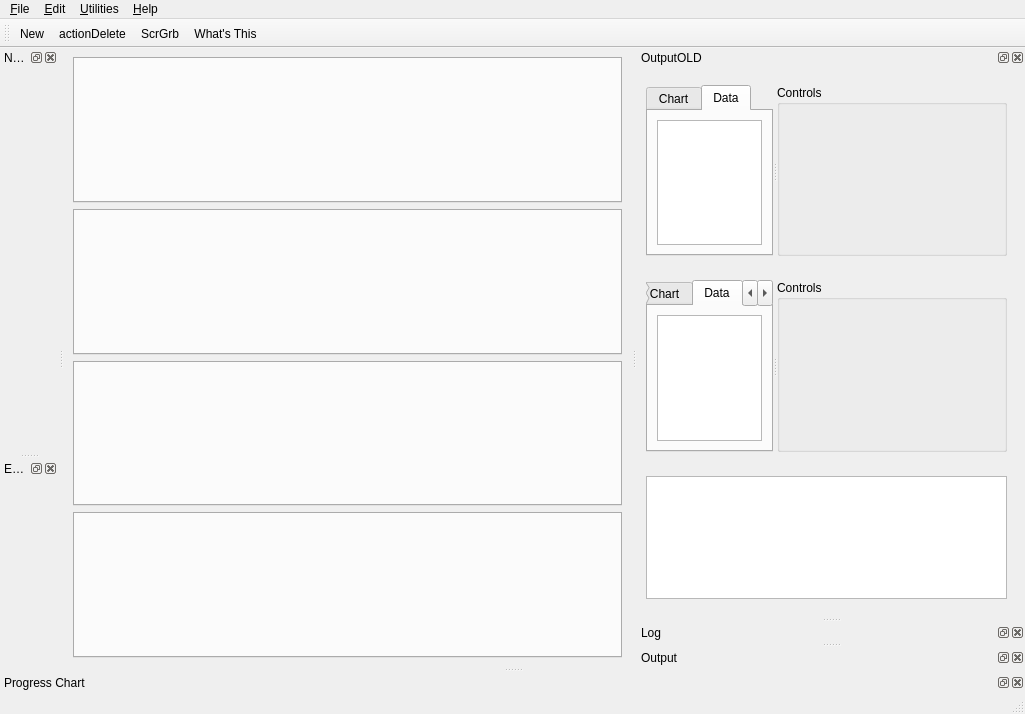
<?xml version="1.0" encoding="UTF-8"?>
<ui version="4.0">
 <class>nmfMainWindow</class>
 <widget class="QMainWindow" name="nmfMainWindow">
  <property name="geometry">
   <rect>
    <x>0</x>
    <y>0</y>
    <width>1025</width>
    <height>714</height>
   </rect>
  </property>
  <property name="windowTitle">
   <string>MSVPA_X2</string>
  </property>
  <widget class="QWidget" name="CentralWidget">
   <property name="minimumSize">
    <size>
     <width>400</width>
     <height>400</height>
    </size>
   </property>
   <layout class="QVBoxLayout" name="verticalLayout_29">
    <item>
     <widget class="QTabWidget" name="ForecastInputTabWidget">
      <property name="sizePolicy">
       <sizepolicy hsizetype="Preferred" vsizetype="Expanding">
        <horstretch>0</horstretch>
        <verstretch>0</verstretch>
       </sizepolicy>
      </property>
      <property name="maximumSize">
       <size>
        <width>16777215</width>
        <height>16777215</height>
       </size>
      </property>
      <property name="toolTip">
       <string/>
      </property>
      <property name="statusTip">
       <string/>
      </property>
      <property name="currentIndex">
       <number>-1</number>
      </property>
     </widget>
    </item>
    <item>
     <widget class="QTabWidget" name="MSVPAInputTabWidget">
      <property name="maximumSize">
       <size>
        <width>16777215</width>
        <height>16777215</height>
       </size>
      </property>
      <property name="toolTip">
       <string/>
      </property>
      <property name="statusTip">
       <string/>
      </property>
      <property name="currentIndex">
       <number>-1</number>
      </property>
     </widget>
    </item>
    <item>
     <widget class="QTabWidget" name="SSVPAInputTabWidget">
      <property name="enabled">
       <bool>true</bool>
      </property>
      <property name="maximumSize">
       <size>
        <width>16777215</width>
        <height>16777215</height>
       </size>
      </property>
      <property name="toolTip">
       <string/>
      </property>
      <property name="statusTip">
       <string/>
      </property>
      <property name="currentIndex">
       <number>-1</number>
      </property>
      <property name="documentMode">
       <bool>false</bool>
      </property>
      <property name="tabsClosable">
       <bool>false</bool>
      </property>
      <property name="movable">
       <bool>true</bool>
      </property>
     </widget>
    </item>
    <item>
     <widget class="QTabWidget" name="SetupInputTabWidget">
      <property name="maximumSize">
       <size>
        <width>16777215</width>
        <height>16777215</height>
       </size>
      </property>
      <property name="focusPolicy">
       <enum>Qt::TabFocus</enum>
      </property>
      <property name="whatsThis">
       <string/>
      </property>
      <property name="currentIndex">
       <number>-1</number>
      </property>
     </widget>
    </item>
   </layout>
  </widget>
  <widget class="QMenuBar" name="menubar">
   <property name="geometry">
    <rect>
     <x>0</x>
     <y>0</y>
     <width>1025</width>
     <height>22</height>
    </rect>
   </property>
   <widget class="QMenu" name="menuFile">
    <property name="title">
     <string>&amp;File</string>
    </property>
    <addaction name="actionNew"/>
    <addaction name="actionOpenProject"/>
    <addaction name="separator"/>
    <addaction name="actionSaveToDatabase"/>
    <addaction name="actionSaveOutputChart"/>
    <addaction name="actionSaveOutputData"/>
    <addaction name="separator"/>
    <addaction name="actionImportDatabase"/>
    <addaction name="actionExportDatabase"/>
    <addaction name="actionReloadCSVFiles"/>
    <addaction name="separator"/>
    <addaction name="actionPreferences"/>
    <addaction name="separator"/>
    <addaction name="actionQuit"/>
   </widget>
   <widget class="QMenu" name="menuEdit">
    <property name="title">
     <string>&amp;Edit</string>
    </property>
    <addaction name="actionClear"/>
    <addaction name="actionCopy"/>
    <addaction name="actionPaste"/>
    <addaction name="actionPasteAll"/>
    <addaction name="separator"/>
    <addaction name="actionSelectAll"/>
    <addaction name="actionDeselectAll"/>
   </widget>
   <widget class="QMenu" name="menuHelp">
    <property name="title">
     <string>&amp;Help</string>
    </property>
    <addaction name="actionAbout"/>
   </widget>
   <widget class="QMenu" name="menuData">
    <property name="title">
     <string>&amp;Utilities</string>
    </property>
    <addaction name="separator"/>
    <addaction name="actionCreateTables"/>
    <addaction name="separator"/>
    <addaction name="actionShowTableNames"/>
    <addaction name="separator"/>
    <addaction name="actionClearSSVPANonSpeciesTables"/>
    <addaction name="actionClearMSVPATables"/>
    <addaction name="actionClearForecastTables"/>
    <addaction name="separator"/>
    <addaction name="actionClearAllNonSpeciesTables"/>
    <addaction name="actionClearAllTables"/>
    <addaction name="separator"/>
   </widget>
   <addaction name="menuFile"/>
   <addaction name="menuEdit"/>
   <addaction name="menuData"/>
   <addaction name="menuHelp"/>
  </widget>
  <widget class="QStatusBar" name="statusbar"/>
  <widget class="QDockWidget" name="NavigatorDockWidget">
   <property name="windowTitle">
    <string>Navigator</string>
   </property>
   <attribute name="dockWidgetArea">
    <number>1</number>
   </attribute>
   <widget class="QWidget" name="dockWidgetContents">
    <layout class="QVBoxLayout" name="verticalLayout"/>
   </widget>
  </widget>
  <widget class="QDockWidget" name="OutputDockWidgetOLD">
   <property name="sizePolicy">
    <sizepolicy hsizetype="Preferred" vsizetype="Expanding">
     <horstretch>0</horstretch>
     <verstretch>0</verstretch>
    </sizepolicy>
   </property>
   <property name="windowTitle">
    <string>OutputOLD</string>
   </property>
   <attribute name="dockWidgetArea">
    <number>2</number>
   </attribute>
   <widget class="QWidget" name="dockWidgetContents_3">
    <layout class="QVBoxLayout" name="verticalLayout_89">
     <item>
      <widget class="QWidget" name="SSVPAOutputWOLD" native="true">
       <layout class="QVBoxLayout" name="verticalLayout_87">
        <property name="leftMargin">
         <number>0</number>
        </property>
        <item>
         <widget class="QSplitter" name="splitter_4">
          <property name="orientation">
           <enum>Qt::Horizontal</enum>
          </property>
          <widget class="QTabWidget" name="SSVPAOutputTabWidgetOLD">
           <property name="currentIndex">
            <number>1</number>
           </property>
           <widget class="QWidget" name="SSVPAOutputChartTabOLD">
            <attribute name="title">
             <string>Chart</string>
            </attribute>
           </widget>
           <widget class="QWidget" name="SSVPADataTabOLD">
            <attribute name="title">
             <string>Data</string>
            </attribute>
            <layout class="QVBoxLayout" name="verticalLayout_13">
             <item>
              <widget class="QTextEdit" name="SSVPAOutputTEOLD">
               <property name="font">
                <font>
                 <family>Monospace</family>
                </font>
               </property>
              </widget>
             </item>
            </layout>
           </widget>
          </widget>
          <widget class="QGroupBox" name="SSVPAOutputControlsGBOLD">
           <property name="sizePolicy">
            <sizepolicy hsizetype="Fixed" vsizetype="Expanding">
             <horstretch>0</horstretch>
             <verstretch>0</verstretch>
            </sizepolicy>
           </property>
           <property name="minimumSize">
            <size>
             <width>230</width>
             <height>0</height>
            </size>
           </property>
           <property name="maximumSize">
            <size>
             <width>230</width>
             <height>16777215</height>
            </size>
           </property>
           <property name="title">
            <string>Controls</string>
           </property>
          </widget>
         </widget>
        </item>
       </layout>
      </widget>
     </item>
     <item>
      <widget class="QWidget" name="MSVPAOutputWOLD" native="true">
       <layout class="QVBoxLayout" name="verticalLayout_3">
        <property name="leftMargin">
         <number>0</number>
        </property>
        <item>
         <widget class="QSplitter" name="splitter_5">
          <property name="orientation">
           <enum>Qt::Horizontal</enum>
          </property>
          <widget class="QTabWidget" name="MSVPAOutputTabWidget">
           <property name="currentIndex">
            <number>1</number>
           </property>
           <widget class="QWidget" name="MSVPAOutputChartTab">
            <property name="toolTip">
             <string>This tab shows the chart corresponding to the selected chart type.</string>
            </property>
            <property name="statusTip">
             <string>This tab shows the chart corresponding to the selected chart type.</string>
            </property>
            <attribute name="title">
             <string>Chart</string>
            </attribute>
           </widget>
           <widget class="QWidget" name="MSVPAOutputDataTab">
            <property name="toolTip">
             <string>This tab shows the data corresponding to the selected chart.</string>
            </property>
            <property name="statusTip">
             <string>This tab shows the data corresponding to the selected chart.</string>
            </property>
            <attribute name="title">
             <string>Data</string>
            </attribute>
            <layout class="QVBoxLayout" name="verticalLayout_63">
             <item>
              <widget class="QTableWidget" name="ChartDataTbW">
               <attribute name="verticalHeaderMinimumSectionSize">
                <number>21</number>
               </attribute>
              </widget>
             </item>
            </layout>
           </widget>
           <widget class="QWidget" name="MSVPAOutputBenchmarksTab">
            <attribute name="title">
             <string>Benchmarks</string>
            </attribute>
            <layout class="QVBoxLayout" name="verticalLayout_73">
             <item>
              <widget class="QTableWidget" name="ChartBenchmarksTbW"/>
             </item>
            </layout>
           </widget>
          </widget>
          <widget class="QGroupBox" name="MSVPAOutputControlsGB">
           <property name="sizePolicy">
            <sizepolicy hsizetype="Fixed" vsizetype="Expanding">
             <horstretch>0</horstretch>
             <verstretch>0</verstretch>
            </sizepolicy>
           </property>
           <property name="minimumSize">
            <size>
             <width>230</width>
             <height>0</height>
            </size>
           </property>
           <property name="maximumSize">
            <size>
             <width>230</width>
             <height>16777215</height>
            </size>
           </property>
           <property name="title">
            <string>Controls</string>
           </property>
          </widget>
         </widget>
        </item>
       </layout>
      </widget>
     </item>
     <item>
      <widget class="QWidget" name="SetupOutputW" native="true">
       <layout class="QVBoxLayout" name="verticalLayout_88">
        <property name="leftMargin">
         <number>0</number>
        </property>
        <item>
         <widget class="QTextEdit" name="SetupOutputTEOld">
          <property name="toolTip">
           <string>Shows the output from the Setup procedure.</string>
          </property>
          <property name="statusTip">
           <string>Shows the output from the Setup procedure.</string>
          </property>
          <property name="whatsThis">
           <string>&lt;html&gt;&lt;head/&gt;&lt;body&gt;&lt;p align=&quot;center&quot;&gt;&lt;span style=&quot; font-weight:600;&quot;&gt;Setup Output&lt;/span&gt;&lt;/p&gt;&lt;p&gt;This window shows a recap of the data entered into MSVPA_X2 during the Setup process.&lt;br/&gt;&lt;/p&gt;&lt;/body&gt;&lt;/html&gt;</string>
          </property>
          <property name="readOnly">
           <bool>true</bool>
          </property>
         </widget>
        </item>
       </layout>
      </widget>
     </item>
    </layout>
   </widget>
  </widget>
  <widget class="QDockWidget" name="ProgressDockWidget">
   <property name="windowTitle">
    <string>Progress Chart</string>
   </property>
   <attribute name="dockWidgetArea">
    <number>8</number>
   </attribute>
   <widget class="QWidget" name="ProgressWidget"/>
  </widget>
  <widget class="QToolBar" name="toolBar">
   <property name="windowTitle">
    <string>toolBar</string>
   </property>
   <attribute name="toolBarArea">
    <enum>TopToolBarArea</enum>
   </attribute>
   <attribute name="toolBarBreak">
    <bool>false</bool>
   </attribute>
   <addaction name="actionNew"/>
   <addaction name="actionDelete"/>
   <addaction name="actionScrGrb"/>
   <addaction name="actionWhatsThis"/>
  </widget>
  <widget class="QDockWidget" name="LogDockWidget">
   <property name="windowTitle">
    <string>Log</string>
   </property>
   <attribute name="dockWidgetArea">
    <number>2</number>
   </attribute>
   <widget class="QWidget" name="LogWidget"/>
  </widget>
  <widget class="QDockWidget" name="EntityDockWidget">
   <property name="windowTitle">
    <string>Entity List</string>
   </property>
   <attribute name="dockWidgetArea">
    <number>1</number>
   </attribute>
   <widget class="QWidget" name="EntityWidget"/>
  </widget>
  <widget class="QDockWidget" name="OutputDockWidget">
   <property name="windowTitle">
    <string>Output</string>
   </property>
   <attribute name="dockWidgetArea">
    <number>2</number>
   </attribute>
   <widget class="QWidget" name="OutputWidget"/>
  </widget>
  <action name="actionScrGrb">
   <property name="icon">
    <iconset resource="resource.qrc">
     <normaloff>:/icons/scrgrb.png</normaloff>:/icons/scrgrb.png</iconset>
   </property>
   <property name="text">
    <string>&amp;ScrGrb</string>
   </property>
   <property name="toolTip">
    <string>Save output to image or data file.</string>
   </property>
   <property name="statusTip">
    <string>Save output to image or data file.</string>
   </property>
   <property name="whatsThis">
    <string>&lt;html&gt;&lt;head/&gt;&lt;body&gt;&lt;p align=&quot;center&quot;&gt;&lt;span style=&quot; font-weight:600;&quot;&gt;Output Image/Data Capture&lt;/span&gt;&lt;/p&gt;&lt;p&gt;This button saves either the visible output chart or the visible output table to disk. The user can specify either .jpg or .png for the chart file. The table data is saved as a csv file. The files are written to the project directory's images or data directory respectively.&lt;br/&gt;&lt;/p&gt;&lt;/body&gt;&lt;/html&gt;</string>
   </property>
  </action>
  <action name="actionOpenProject">
   <property name="text">
    <string>&amp;Open...</string>
   </property>
   <property name="toolTip">
    <string>Open Project</string>
   </property>
   <property name="statusTip">
    <string>Open Project</string>
   </property>
   <property name="shortcut">
    <string>Ctrl+O</string>
   </property>
  </action>
  <action name="actionSaveToDatabase">
   <property name="text">
    <string>&amp;Save to Database</string>
   </property>
  </action>
  <action name="actionSaveOutputData">
   <property name="icon">
    <iconset resource="resource.qrc">
     <normaloff>:/icons/scrgrb.png</normaloff>:/icons/scrgrb.png</iconset>
   </property>
   <property name="text">
    <string>Save O&amp;utput Data...</string>
   </property>
  </action>
  <action name="actionQuit">
   <property name="text">
    <string>&amp;Quit</string>
   </property>
   <property name="shortcut">
    <string>Ctrl+Q</string>
   </property>
  </action>
  <action name="actionSSVPA">
   <property name="checkable">
    <bool>true</bool>
   </property>
   <property name="text">
    <string>&amp;SSVPA</string>
   </property>
  </action>
  <action name="actionMSVPA">
   <property name="checkable">
    <bool>true</bool>
   </property>
   <property name="text">
    <string>&amp;MSVPA</string>
   </property>
  </action>
  <action name="actionForecast">
   <property name="checkable">
    <bool>true</bool>
   </property>
   <property name="text">
    <string>&amp;Forecast</string>
   </property>
  </action>
  <action name="actionAbout">
   <property name="text">
    <string>&amp;About...</string>
   </property>
  </action>
  <action name="actionPreferences">
   <property name="text">
    <string>&amp;Preferences...</string>
   </property>
  </action>
  <action name="actionConnectToDatabase">
   <property name="text">
    <string>Connect to Database...</string>
   </property>
  </action>
  <action name="actionWhatsThis">
   <property name="icon">
    <iconset resource="resource.qrc">
     <normaloff>:/icons/whatsthis.png</normaloff>:/icons/whatsthis.png</iconset>
   </property>
   <property name="text">
    <string>What's This</string>
   </property>
   <property name="toolTip">
    <string>Shows detailed help information about an object</string>
   </property>
   <property name="shortcut">
    <string>Shift+F1</string>
   </property>
  </action>
  <action name="actionSaveOutputChart">
   <property name="icon">
    <iconset resource="resource.qrc">
     <normaloff>:/icons/scrgrb.png</normaloff>:/icons/scrgrb.png</iconset>
   </property>
   <property name="text">
    <string>Save Output Chart...</string>
   </property>
  </action>
  <action name="actionNew">
   <property name="icon">
    <iconset resource="resource.qrc">
     <normaloff>:/icons/new.png</normaloff>:/icons/new.png</iconset>
   </property>
   <property name="text">
    <string>&amp;New...</string>
   </property>
   <property name="toolTip">
    <string>Create a MSVPA or Forecast</string>
   </property>
   <property name="statusTip">
    <string>Create a MSVPA or Forecast</string>
   </property>
   <property name="whatsThis">
    <string>&lt;html&gt;&lt;head/&gt;&lt;body&gt;&lt;p align=&quot;center&quot;&gt;&lt;span style=&quot; font-weight:600;&quot;&gt;New&lt;/span&gt;&lt;/p&gt;&lt;p&gt;This button creates a new MSVPA or Forecast depending upon what is selected in the Navigator list. Upon clicking, the user will be asked to enter the relevant data for the new item.&lt;br/&gt;&lt;/p&gt;&lt;/body&gt;&lt;/html&gt;</string>
   </property>
   <property name="shortcut">
    <string>Ctrl+N</string>
   </property>
  </action>
  <action name="actionSpecies">
   <property name="text">
    <string>Species</string>
   </property>
  </action>
  <action name="actionCreateMSVPA">
   <property name="text">
    <string>MSVPA</string>
   </property>
  </action>
  <action name="actionCreateForecast">
   <property name="text">
    <string>Forecast</string>
   </property>
  </action>
  <action name="actionMSVPASpecies">
   <property name="text">
    <string>MSVPA Species</string>
   </property>
   <property name="shortcut">
    <string>Alt+S</string>
   </property>
  </action>
  <action name="actionBiomassPredator">
   <property name="text">
    <string>&quot;Biomass&quot; Predator</string>
   </property>
   <property name="shortcut">
    <string>Alt+P</string>
   </property>
  </action>
  <action name="actionDeleteSpecies">
   <property name="text">
    <string>Species</string>
   </property>
  </action>
  <action name="actionDeleteMSVPA">
   <property name="text">
    <string>MSVPA</string>
   </property>
  </action>
  <action name="actionDeleteForecast">
   <property name="text">
    <string>Forecast</string>
   </property>
   <property name="toolTip">
    <string>Delete</string>
   </property>
   <property name="statusTip">
    <string>Delete</string>
   </property>
  </action>
  <action name="actionDelete">
   <property name="icon">
    <iconset resource="resource.qrc">
     <normaloff>:/icons/delete.png</normaloff>:/icons/delete.png</iconset>
   </property>
   <property name="text">
    <string>actionDelete</string>
   </property>
   <property name="toolTip">
    <string>Delete an MSVPA or Forecast</string>
   </property>
  </action>
  <action name="actionClear">
   <property name="text">
    <string>C&amp;lear</string>
   </property>
   <property name="shortcut">
    <string>Ctrl+X</string>
   </property>
  </action>
  <action name="actionCopy">
   <property name="text">
    <string>&amp;Copy</string>
   </property>
   <property name="shortcut">
    <string>Ctrl+C</string>
   </property>
  </action>
  <action name="actionPaste">
   <property name="text">
    <string>&amp;Paste</string>
   </property>
   <property name="shortcut">
    <string>Ctrl+V</string>
   </property>
  </action>
  <action name="actionSelectAll">
   <property name="text">
    <string>&amp;Select All</string>
   </property>
   <property name="shortcut">
    <string>Ctrl+A</string>
   </property>
  </action>
  <action name="actionDeselectAll">
   <property name="text">
    <string>&amp;Deselect All</string>
   </property>
   <property name="shortcut">
    <string>Ctrl+Shift+A</string>
   </property>
  </action>
  <action name="actionPasteAll">
   <property name="text">
    <string>Paste &amp;All</string>
   </property>
   <property name="toolTip">
    <string>Paste selected cell into all cells</string>
   </property>
   <property name="statusTip">
    <string>Paste selected cell into all cells</string>
   </property>
   <property name="shortcut">
    <string>Ctrl+Shift+V</string>
   </property>
  </action>
  <action name="actionShowTableNames">
   <property name="text">
    <string>S&amp;how Table Names</string>
   </property>
  </action>
  <action name="actionClearSSVPANonSpeciesTables">
   <property name="text">
    <string>Clear &amp;SSVPA (Non-Species) Tables</string>
   </property>
  </action>
  <action name="actionClearMSVPATables">
   <property name="text">
    <string>Clear &amp;MSVPA Tables</string>
   </property>
  </action>
  <action name="actionClearForecastTables">
   <property name="text">
    <string>Clear &amp;Forecast Tables</string>
   </property>
  </action>
  <action name="actionClearAllNonSpeciesTables">
   <property name="text">
    <string>Clear All &amp;Non-Species Tables</string>
   </property>
   <property name="toolTip">
    <string>Clears all tables except: Species and OtherPredSpecies</string>
   </property>
   <property name="statusTip">
    <string>Clears all tables except: Species and OtherPredSpecies</string>
   </property>
  </action>
  <action name="actionClearAllTables">
   <property name="text">
    <string>Clear &amp;All Tables</string>
   </property>
  </action>
  <action name="actionImportDatabase">
   <property name="text">
    <string>&amp;Import Database...</string>
   </property>
   <property name="toolTip">
    <string>Import a .sql file from disk into the database</string>
   </property>
   <property name="statusTip">
    <string>Import a .sql file from disk into the database</string>
   </property>
  </action>
  <action name="actionExportDatabase">
   <property name="text">
    <string>&amp;Export Database...</string>
   </property>
   <property name="toolTip">
    <string>Export a database to a .sql file</string>
   </property>
   <property name="statusTip">
    <string>Export a database to a .sql file</string>
   </property>
  </action>
  <action name="actionReloadCSVFiles">
   <property name="text">
    <string>&amp;Regenerate CSV Files from Database...</string>
   </property>
  </action>
  <action name="actionCreateTables">
   <property name="text">
    <string>&amp;Create Tables</string>
   </property>
  </action>
 </widget>
 <tabstops>
  <tabstop>ForecastInputTabWidget</tabstop>
  <tabstop>MSVPAInputTabWidget</tabstop>
  <tabstop>SSVPAInputTabWidget</tabstop>
  <tabstop>SetupInputTabWidget</tabstop>
  <tabstop>SetupOutputTEOld</tabstop>
  <tabstop>MSVPAOutputTabWidget</tabstop>
  <tabstop>ChartDataTbW</tabstop>
  <tabstop>SSVPAOutputTabWidgetOLD</tabstop>
  <tabstop>SSVPAOutputTEOLD</tabstop>
 </tabstops>
 <resources>
  <include location="resource.qrc"/>
 </resources>
 <connections/>
</ui>
